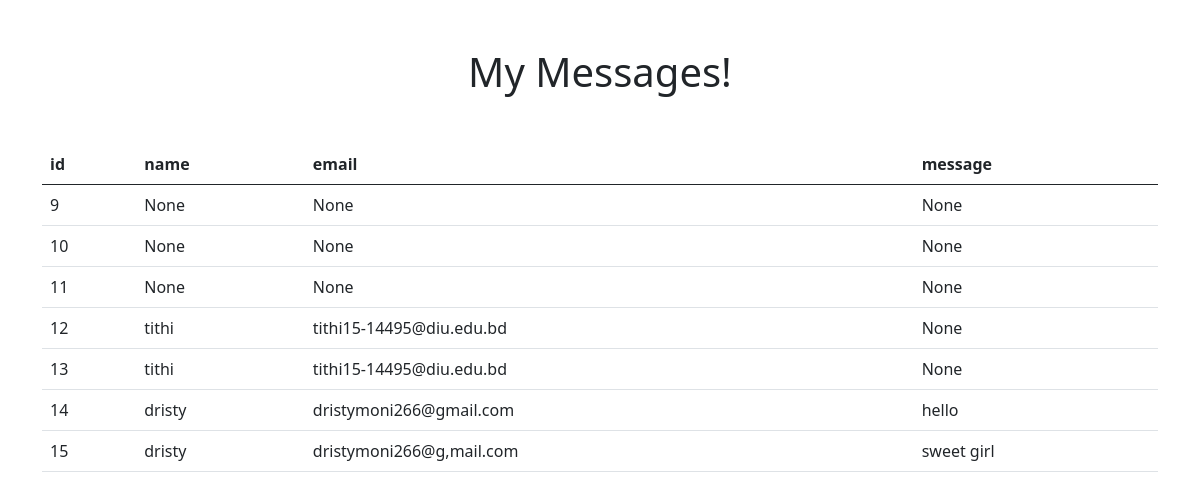
The app's page /data/ with its own data.
### new/models.py (models this page shows)
class Contact(models.Model):
    name = models.CharField(max_length=100,null=True)
    email = models.EmailField(max_length=100,null=True)
    message = models.TextField(max_length=500,null=True)

### new/views.py (the view)
# urls.py: path('data/',showdata,name='showdata'),
def showdata(request):
  contact = Contact.objects.all()
  data = {'Contact':contact}
  return render(request,'showdata.html',data)

### templates/showdata.html (shortened to what this page needs)
<!doctype html>
<html lang="en">
  <head>
    <link href="https://cdn.jsdelivr.net/npm/bootstrap@5.0.2/dist/css/bootstrap.min.css" rel="stylesheet">
  </head>
  <body>
      <div class="container">
        <h1 class="text-center mt-5">My Messages!</h1>
        <div>
            <table class="table mt-5">
                <thead>
                  <tr>
                    <th scope="col">id</th>
                    <th scope="col">name</th>
                    <th scope="col">email</th>
                    <th scope="col">message</th>
                  </tr>
                </thead>
                <tbody>
                {% for i in Contact %}
                  <tr>
                    <td>{{i.id}}</td>
                    <td>{{i.name}}</td>
                    <td>{{i.email}}</td>
                    <td>{{i.message}}</td>
                  </tr>
                {% endfor %}
                </tbody>
              </table>
        </div>
      </div>
  </body>
</html>

### records on screen
Contact: id "9", name "None", email "None", message "None"
Contact: id "10", name "None", email "None", message "None"
Contact: id "11", name "None", email "None", message "None"
Contact: id "12", name "tithi", email "tithi15-14495@diu.edu.bd", message "None"
Contact: id "13", name "tithi", email "tithi15-14495@diu.edu.bd", message "None"
Contact: id "14", name "dristy", email "dristymoni266@gmail.com", message "hello"
Contact: id "15", name "dristy", email "dristymoni266@g,mail.com", message "sweet girl"
